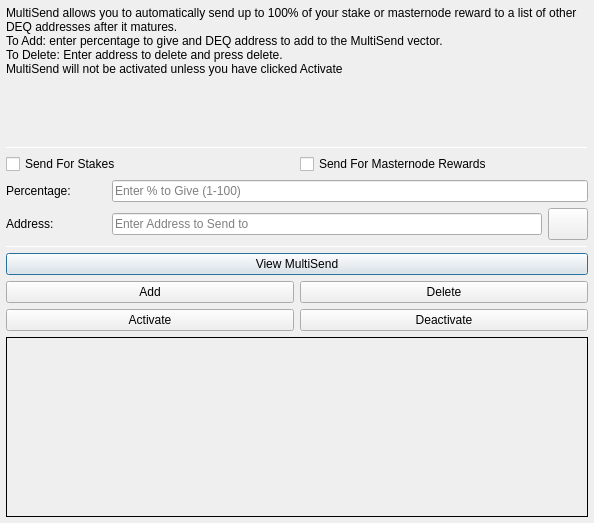
<?xml version="1.0" encoding="UTF-8"?>
<ui version="4.0">
 <class>MultiSendDialog</class>
 <widget class="QDialog" name="MultiSendDialog">
  <property name="windowModality">
   <enum>Qt::NonModal</enum>
  </property>
  <property name="geometry">
   <rect>
    <x>0</x>
    <y>0</y>
    <width>594</width>
    <height>523</height>
   </rect>
  </property>
  <property name="windowTitle">
   <string>MultiSend</string>
  </property>
  <layout class="QVBoxLayout" name="verticalLayout" stretch="0">
   <property name="leftMargin">
    <number>6</number>
   </property>
   <property name="topMargin">
    <number>6</number>
   </property>
   <property name="rightMargin">
    <number>6</number>
   </property>
   <property name="bottomMargin">
    <number>6</number>
   </property>
   <item>
    <layout class="QVBoxLayout" name="verticalLayout_Main" stretch="1,1,1,1,1,1">
     <item>
      <widget class="QLabel" name="label_2">
       <property name="lineWidth">
        <number>1</number>
       </property>
       <property name="text">
        <string>MultiSend allows you to automatically send up to 100% of your stake or masternode reward to a list of other DEQ addresses after it matures.
To Add: enter percentage to give and DEQ address to add to the MultiSend vector.
To Delete: Enter address to delete and press delete.
MultiSend will not be activated unless you have clicked Activate</string>
       </property>
       <property name="alignment">
        <set>Qt::AlignLeading|Qt::AlignLeft|Qt::AlignTop</set>
       </property>
       <property name="wordWrap">
        <bool>true</bool>
       </property>
      </widget>
     </item>
     <item>
      <widget class="Line" name="line">
       <property name="minimumSize">
        <size>
         <width>0</width>
         <height>1</height>
        </size>
       </property>
       <property name="maximumSize">
        <size>
         <width>16777215</width>
         <height>1</height>
        </size>
       </property>
       <property name="orientation">
        <enum>Qt::Horizontal</enum>
       </property>
      </widget>
     </item>
     <item>
      <layout class="QVBoxLayout" name="verticalLayout_Settings">
       <item>
        <layout class="QHBoxLayout" name="horizontalLayout">
         <item>
          <widget class="QCheckBox" name="multiSendStakeCheckBox">
           <property name="text">
            <string>Send For Stakes</string>
           </property>
          </widget>
         </item>
         <item>
          <widget class="QCheckBox" name="multiSendMasternodeCheckBox">
           <property name="text">
            <string>Send For Masternode Rewards</string>
           </property>
          </widget>
         </item>
        </layout>
       </item>
       <item>
        <layout class="QHBoxLayout" name="horizontalLayout_6">
         <item>
          <widget class="QLabel" name="label">
           <property name="minimumSize">
            <size>
             <width>100</width>
             <height>0</height>
            </size>
           </property>
           <property name="toolTip">
            <string>Percentage of stake to send</string>
           </property>
           <property name="text">
            <string>Percentage:</string>
           </property>
          </widget>
         </item>
         <item>
          <widget class="QLineEdit" name="multiSendPercentEdit">
           <property name="toolTip">
            <string>Enter whole numbers 1 - 100</string>
           </property>
           <property name="placeholderText">
            <string>Enter % to Give (1-100)</string>
           </property>
          </widget>
         </item>
        </layout>
       </item>
       <item>
        <layout class="QHBoxLayout" name="horizontalLayout_7">
         <item>
          <widget class="QLabel" name="label_5">
           <property name="minimumSize">
            <size>
             <width>100</width>
             <height>0</height>
            </size>
           </property>
           <property name="toolTip">
            <string>Address to send portion of stake to</string>
           </property>
           <property name="text">
            <string>Address:</string>
           </property>
          </widget>
         </item>
         <item>
          <widget class="QLineEdit" name="multiSendAddressEdit">
           <property name="toolTip">
            <string/>
           </property>
           <property name="placeholderText">
            <string>Enter Address to Send to</string>
           </property>
          </widget>
         </item>
         <item>
          <widget class="QPushButton" name="addressBookButton">
           <property name="maximumSize">
            <size>
             <width>16777215</width>
             <height>32</height>
            </size>
           </property>
           <property name="toolTip">
            <string>Choose an address from the address book</string>
           </property>
           <property name="text">
            <string/>
           </property>
           <property name="icon">
            <iconset resource="../dequant.qrc">
             <normaloff>:/icons/address-book</normaloff>:/icons/address-book</iconset>
           </property>
           <property name="shortcut">
            <string>Alt+A</string>
           </property>
           <property name="autoDefault">
            <bool>false</bool>
           </property>
          </widget>
         </item>
        </layout>
       </item>
      </layout>
     </item>
     <item>
      <widget class="Line" name="line_2">
       <property name="minimumSize">
        <size>
         <width>0</width>
         <height>1</height>
        </size>
       </property>
       <property name="maximumSize">
        <size>
         <width>16777215</width>
         <height>1</height>
        </size>
       </property>
       <property name="orientation">
        <enum>Qt::Horizontal</enum>
       </property>
      </widget>
     </item>
     <item>
      <layout class="QVBoxLayout" name="verticalLayout_Buttons">
       <item>
        <layout class="QHBoxLayout" name="horizontalLayout_4">
         <item>
          <widget class="QPushButton" name="viewButton">
           <property name="toolTip">
            <string/>
           </property>
           <property name="statusTip">
            <string>View MultiSend Vector</string>
           </property>
           <property name="text">
            <string>View MultiSend</string>
           </property>
          </widget>
         </item>
        </layout>
       </item>
       <item>
        <layout class="QHBoxLayout" name="horizontalLayout_2">
         <item>
          <widget class="QPushButton" name="addButton">
           <property name="toolTip">
            <string/>
           </property>
           <property name="statusTip">
            <string>Add to MultiSend Vector</string>
           </property>
           <property name="text">
            <string>Add</string>
           </property>
          </widget>
         </item>
         <item>
          <widget class="QPushButton" name="deleteButton">
           <property name="toolTip">
            <string/>
           </property>
           <property name="statusTip">
            <string>Delete Address From MultiSend Vector</string>
           </property>
           <property name="text">
            <string>Delete</string>
           </property>
          </widget>
         </item>
        </layout>
       </item>
       <item>
        <layout class="QHBoxLayout" name="horizontalLayout_5">
         <item>
          <widget class="QPushButton" name="activateButton">
           <property name="statusTip">
            <string>Activate MultiSend</string>
           </property>
           <property name="text">
            <string>Activate</string>
           </property>
          </widget>
         </item>
         <item>
          <widget class="QPushButton" name="disableButton">
           <property name="statusTip">
            <string>Deactivate MultiSend</string>
           </property>
           <property name="text">
            <string>Deactivate</string>
           </property>
          </widget>
         </item>
        </layout>
       </item>
      </layout>
     </item>
     <item>
      <widget class="QLabel" name="message">
       <property name="minimumSize">
        <size>
         <width>0</width>
         <height>180</height>
        </size>
       </property>
       <property name="frameShape">
        <enum>QFrame::Panel</enum>
       </property>
       <property name="frameShadow">
        <enum>QFrame::Plain</enum>
       </property>
       <property name="lineWidth">
        <number>1</number>
       </property>
       <property name="midLineWidth">
        <number>1</number>
       </property>
       <property name="text">
        <string/>
       </property>
       <property name="alignment">
        <set>Qt::AlignLeading|Qt::AlignLeft|Qt::AlignTop</set>
       </property>
       <property name="wordWrap">
        <bool>true</bool>
       </property>
      </widget>
     </item>
    </layout>
   </item>
  </layout>
 </widget>
 <resources>
  <include location="../dequant.qrc"/>
 </resources>
 <connections/>
</ui>
